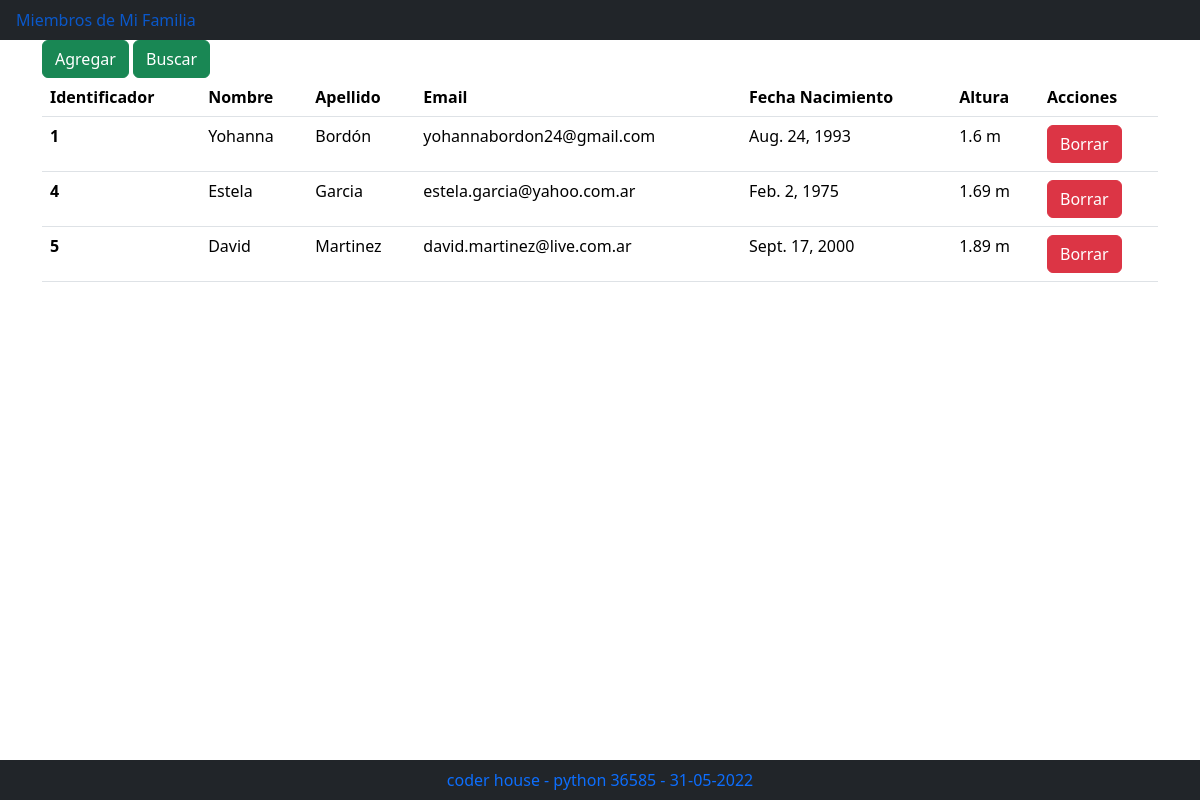
The page / on the database its author committed.
### familia/models.py (models this page shows)
class Persona(models.Model):
    nombre = models.CharField(max_length=100)
    apellido = models.CharField(max_length=100)
    email = models.CharField(max_length=100)
    fecha_nacimiento = models.DateField()
    altura = models.FloatField(default=0.0)

### familia/views.py (the view)
# urls.py: path('', views.index, name="index"),
def index(request):
    personas = Persona.objects.all()
    template = loader.get_template('familia/lista_familiares.html')
    context = {
        'personas': personas,
    }
    return HttpResponse(template.render(context, request))

### familia/templates/familia/lista_familiares.html
{% extends "familia/index.html" %}
{% load bootstrap5 %}
{% block cuerpo %}
<div class="container">
  <div class="row">
    <div class="col">
      {% url 'agregar' as agregar_url %}
      {% url 'buscar' as buscar_url %}
      {% bootstrap_button "Agregar" button_class="btn-success" button_type="link" href=agregar_url %}
      {% bootstrap_button "Buscar" button_class="btn-success" button_type="link" href=buscar_url %}
    <div>
  <div>
  <div class="row">
    <div class="col">
        {% if personas %}
        <table class="table">
            <thead>
                <th scope="col">Identificador</th>
                <th scope="col">Nombre</th>
                <th scope="col">Apellido</th>
                <th scope="col">Email</th>
                <th scope="col">Fecha Nacimiento</th>
                <th scope="col">Altura</th>
                <th scope="col">Acciones</th>
            </thead>
            {% for p in personas %}
            <tbody>
                <tr>
                    <th scope="row">{{p.id}} </th>
                    <td> {{p.nombre}} </td>
                    <td> {{p.apellido}} </td>
                    <td> {{p.email}} </td>
                    <td> {{p.fecha_nacimiento}} </td>
                    <td> {{p.altura}} m</td>
                    {% url 'borrar' identificador=p.id as borrar_url %}
                    <td>{% bootstrap_button "Borrar" size="sm" button_class="btn-danger" button_type="link" href=borrar_url %}</td>
                </tr>
            </tbody>
            {% endfor %}
        </table>
        {% else %}
            <p>No tienes familiares cargados</p>
        {% endif %}
    </div>
  </div>
</div>
{% endblock %}

### familia/templates/familia/index.html (shortened to what this page needs)
{% load bootstrap5 %}
{% bootstrap_css %}
<ul class="nav bg-dark fixed">
  <li class="nav-item">
    <a class="nav-link active" href="{%url  'index' %}"> Miembros de Mi Familia</a>
  </li>
</ul>
{% block  cuerpo %}
{% endblock %}
<ul class="nav bg-dark fixed-bottom justify-content-center">
  <li class="nav-item">
    <a class="nav-link active" href="/familia">coder house - python 36585 - {% now 'd-m-Y' %}</a>
  </li>
</ul>

### rows shown on the page
Persona: id "1", nombre "Yohanna", apellido "Bordón", email "yohannabordon24@gmail.com", fecha_nacimiento "Aug. 24, 1993", altura "1.6", bootstrap_button "Borrar"
Persona: id "4", nombre "Estela", apellido "Garcia", email "estela.garcia@yahoo.com.ar", fecha_nacimiento "Feb. 2, 1975", altura "1.69", bootstrap_button "Borrar"
Persona: id "5", nombre "David", apellido "Martinez", email "david.martinez@live.com.ar", fecha_nacimiento "Sept. 17, 2000", altura "1.89", bootstrap_button "Borrar"
